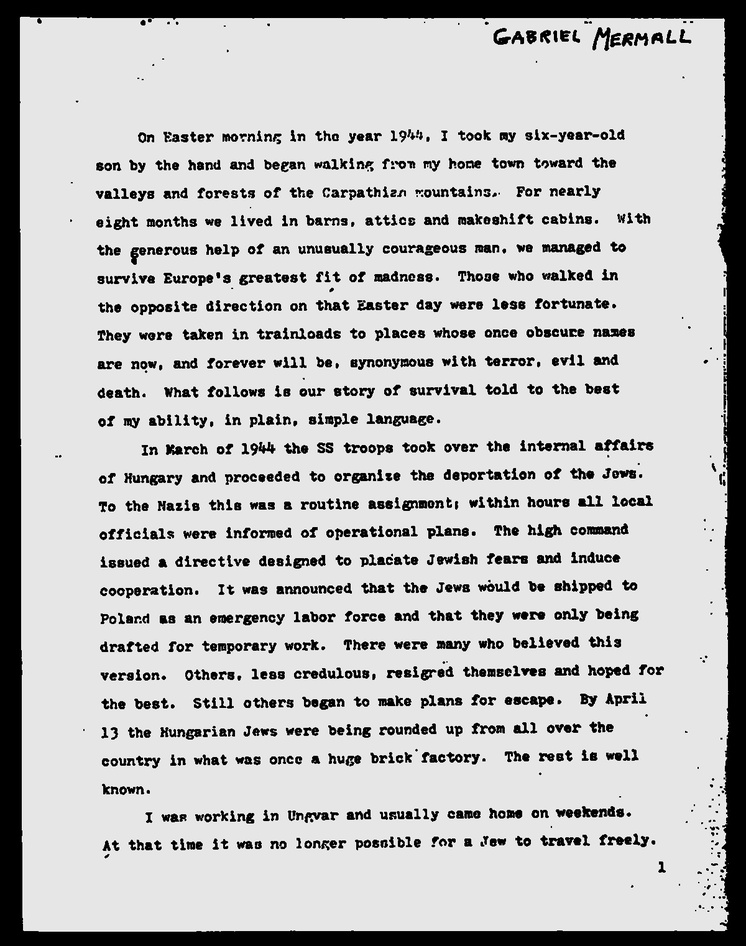
#> input picture image/dillated.jpg, 746 x 946 px, shrunk from 1200 x 1522 before the run, found by its file name
$ python row.py
#> lines starting #> are read from the running program, lines starting #| are printed output that depends on the picture; after the words box and inside, x2 and y2 are one past the last pixel; in counts of white or black regions, pixels touching at a corner belong together
import cv2

# Load the image
image = cv2.imread(".ocr/dillated.jpg")
#> image is the input picture: shape (946, 746, 3); min 0, max 255, mean 190.7

# Pre-processing (thresholding)
gray = cv2.cvtColor(image, cv2.COLOR_BGR2GRAY)
thresh = cv2.threshold(gray, 0, 255, cv2.THRESH_BINARY_INV + cv2.THRESH_OTSU)[1]
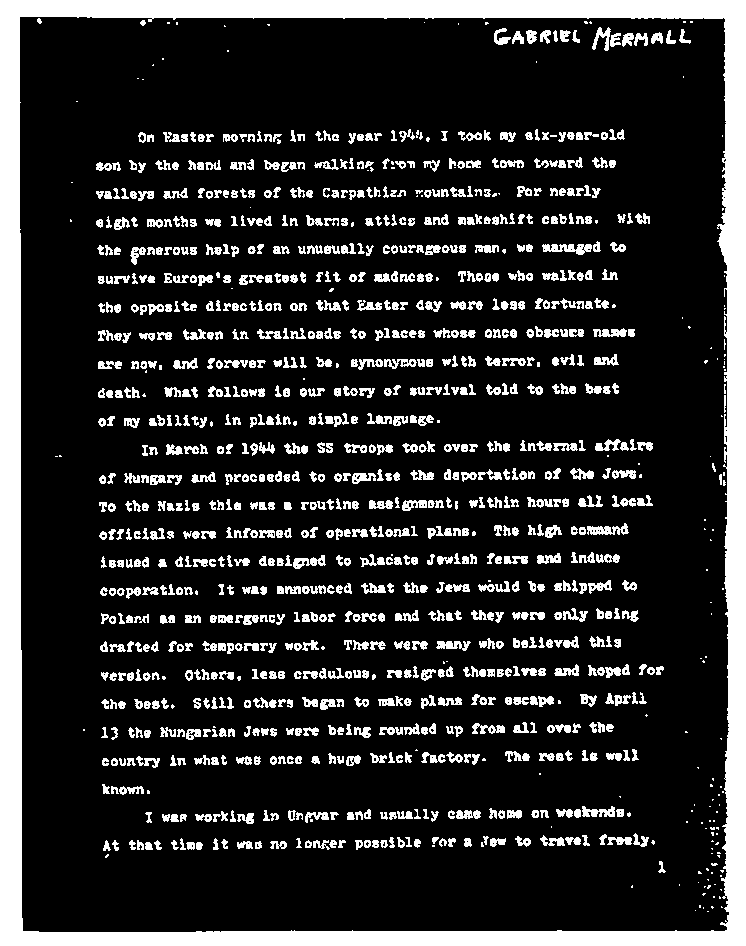
#> thresh: shape (946, 746); 17.6% white; 1147 white regions (168 under 20 px), largest, box (x1, y1, x2, y2) and area: (0, 0, 746, 946) 62421, (542, 244, 592, 255) 332, (587, 523, 629, 535) 284

# Find contours
contours, _ = cv2.findContours(thresh, cv2.RETR_EXTERNAL, cv2.CHAIN_APPROX_SIMPLE)
#> contours = [[[0, 0], [0, 945], [745, 945], [745, 0]]]

# Filter contours and draw bounding rectangles
rectangles = []
for contour in contours:
    area = cv2.contourArea(contour)
    x, y, w, h = cv2.boundingRect(contour)
    aspect_ratio = float(w)/h
    if area > 100 and aspect_ratio > 2:  # Filter criteria
        rectangles.append((x, y, w, h))
#> this loop made 1 pass
#> (contour, area, x, y, w, h, aspect_ratio) on pass 1: ([[0, 0], [0, 945], [745, 945], [745, 0]], 704025, 0, 0, 746, 946, 0.789)
#> after the loop, rectangles = []

# Sort rectangles by y-coordinate
rectangles.sort(key=lambda x: x[1])

# Split rows
rows = []
current_row = []
for rectangle in rectangles:
    if not current_row or rectangle[1] - current_row[-1][1] < 10:  # Row grouping criteria
        current_row.append(rectangle)
    else:
        rows.append(current_row)
        current_row = [rectangle]
#> this loop made 0 passes
#> after the loop, rows = []
rows.append(current_row)

# Draw rectangles around rows
for row in rows:
    if row:  # Check if row is not empty
        x_min = min(rectangle[0] for rectangle in row)
        y_min = min(rectangle[1] for rectangle in row)
        x_max = max(rectangle[0] + rectangle[2] for rectangle in row)
        y_max = max(rectangle[1] + rectangle[3] for rectangle in row)
        cv2.rectangle(image, (x_min, y_min), (x_max, y_max), (0, 255, 0), 2)
#> this loop made 1 pass
#> row on pass 1: []

# Display the output
cv2.imshow('Rows', image)
cv2.waitKey(0)
cv2.destroyAllWindows()

$ run again, with image/aa.jpg copied over image/dillated.jpg
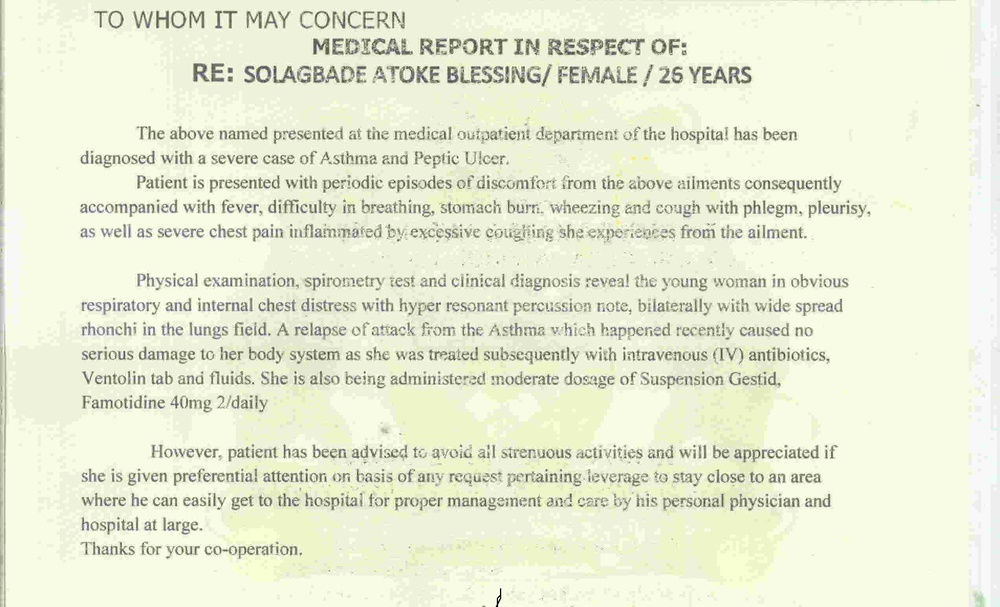
#> input picture image/aa.jpg, 1000 x 607 px, shrunk from 2544 x 1544 before the run, found by its file name
#> image is the input picture: shape (607, 1000, 3); mean B, G, R 212.9, 236.4, 232.4
#> `thresh = cv2.threshold(gray, 0, 255, cv2.THRESH_BINARY_INV + cv2.THRES..`:
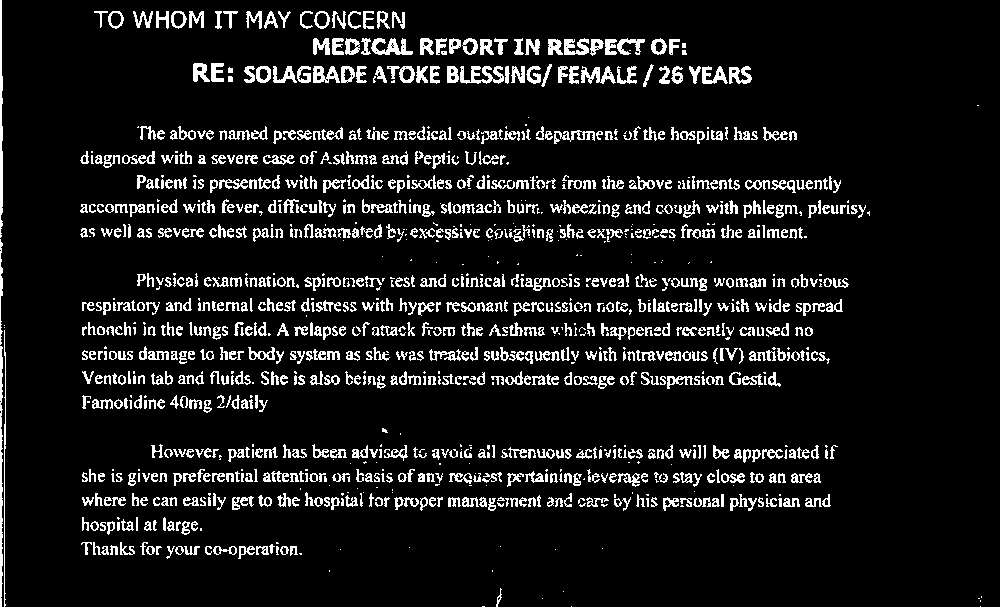
#> thresh: shape (607, 1000); 9.5% white in thin lines or dots
#> contours = 1285 contours, 619 with area under 20; largest, box (x1, y1, x2, y2) and area: (0, 346, 3, 607) 329, (0, 0, 3, 238) 326, (371, 38, 413, 55) 314, (460, 66, 504, 84) 307, (313, 66, 340, 83) 267
#> the loop `for contour in contours:` made 1285 passes
#> (area, x, y, w, h, aspect_ratio) on passes 9, 18, 19: (23.5, 496, 588, 6, 19, 0.316), (27, 290, 546, 8, 10, 0.8), (50, 280, 546, 9, 9, 1)
#> after the loop `for contour in contours:`: rectangles = [(213, 546, 24, 9), (721, 473, 24, 10), (429, 349, 32, 12), (248, 347, 27, 13), (371, 204, 22, 9), (219, 179, 29, 10), (263, 155, 32, 10), (122, 151, 33, 13), (554, 130, 41, 14), (460, 66, 44, 18), (371, 38, 42, 17)]
#> the loop `for rectangle in rectangles:` made 11 passes
#> after the loop `for rectangle in rectangles:`: rows = [[(371, 38, 42, 17)], [(460, 66, 44, 18)], [(554, 130, 41, 14)], [(122, 151, 33, 13), (263, 155, 32, 10)], [(219, 179, 29, 10)], [(371, 204, 22, 9)], [(248, 347, 27, 13), (429, 349, 32, 12)], [(721, 473, 24, 10)]]
#> the loop `for row in rows:` made 9 passes
#> (row, x_min, y_min, x_max, y_max) on passes 1 to 7: ([(371, 38, 42, 17)], 371, 38, 413, 55), ([(460, 66, 44, 18)], 460, 66, 504, 84), ([(554, 130, 41, 14)], 554, 130, 595, 144), ([(122, 151, 33, 13), (263, 155, 32, 10)], 122, 151, 295, 165), ([(219, 179, 29, 10)], 219, 179, 248, 189), ([(371, 204, 22, 9)], 371, 204, 393, 213), ([(248, 347, 27, 13), (429, 349, 32, 12)], 248, 347, 461, 361)
#> after the loop `for row in rows:`:
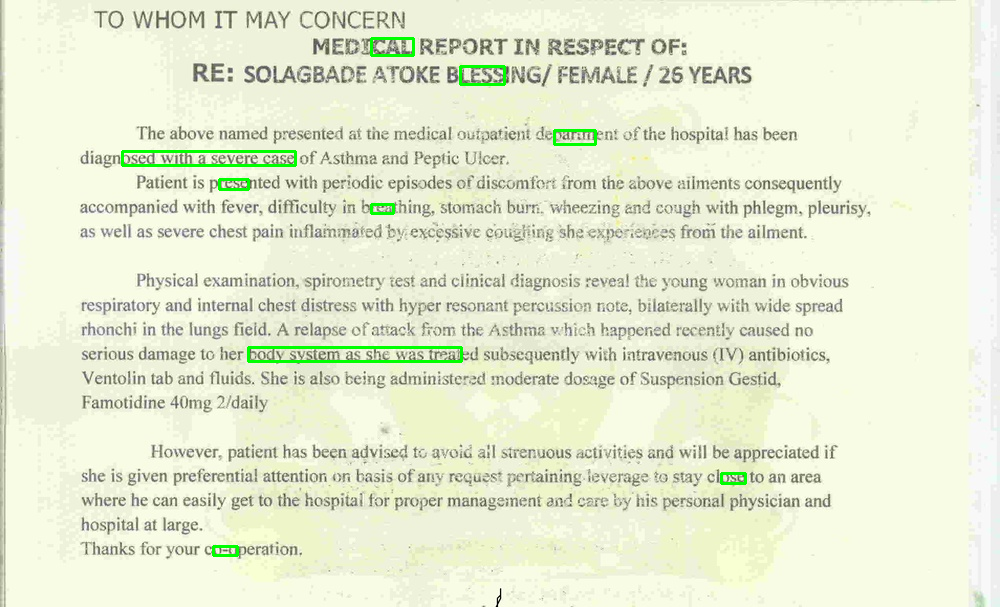
#> image: shape (607, 1000, 3); 0.71% of pixels changed, all inside (x1, y1, x2, y2) = (121, 37, 747, 557)
